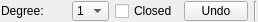
<?xml version="1.0" encoding="UTF-8"?>
<ui version="4.0" stdsetdef="1">
  <resources><include location="../../../res/extui/extui.qrc"/></resources><author></author>
  <comment></comment>
  <exportmacro></exportmacro>
  <class>QG_SplineOptions</class>
  <widget class="QWidget" name="QG_SplineOptions">
    <property name="geometry">
      <rect>
        <x>0</x>
        <y>0</y>
        <width>258</width>
        <height>22</height>
      </rect>
    </property>
    <property name="sizePolicy">
      <sizepolicy>
        <hsizetype>4</hsizetype>
        <vsizetype>5</vsizetype>
        <horstretch>0</horstretch>
        <verstretch>0</verstretch>
      </sizepolicy>
    </property>
    <property name="minimumSize">
      <size>
        <width>200</width>
        <height>22</height>
      </size>
    </property>
    <property name="maximumSize">
      <size>
        <width>400</width>
        <height>22</height>
      </size>
    </property>
    <property name="windowTitle">
      <string>Spline Options</string>
    </property>
    <layout class="QHBoxLayout">
      <property name="margin">
        <number>1</number>
      </property>
      <item>
        <widget class="QLabel" name="lDegree">
          <property name="sizePolicy">
            <sizepolicy>
              <hsizetype>5</hsizetype>
              <vsizetype>5</vsizetype>
              <horstretch>2</horstretch>
              <verstretch>0</verstretch>
            </sizepolicy>
          </property>
          <property name="text">
            <string>Degree:</string>
          </property>
          <property name="wordWrap">
            <bool>false</bool>
          </property>
        </widget>
      </item>
      <item>
        <widget class="QComboBox" name="cbDegree">
          <property name="sizePolicy">
            <sizepolicy>
              <hsizetype>1</hsizetype>
              <vsizetype>0</vsizetype>
              <horstretch>0</horstretch>
              <verstretch>0</verstretch>
            </sizepolicy>
          </property>
          <item>
            <property name="text">
              <string>1</string>
            </property>
          </item>
          <item>
            <property name="text">
              <string>2</string>
            </property>
          </item>
          <item>
            <property name="text">
              <string>3</string>
            </property>
          </item>
        </widget>
      </item>
      <item>
        <widget class="QCheckBox" name="cbClosed">
          <property name="text">
            <string>Closed</string>
          </property>
        </widget>
      </item>
      <item>
        <widget class="QToolButton" name="bUndo">
          <property name="sizePolicy">
            <sizepolicy>
              <hsizetype>1</hsizetype>
              <vsizetype>1</vsizetype>
              <horstretch>2</horstretch>
              <verstretch>0</verstretch>
            </sizepolicy>
          </property>
          <property name="text">
            <string>Undo</string>
          </property>
        </widget>
      </item>
      <item>
        <widget class="Line" name="sep1">
          <property name="sizePolicy">
            <sizepolicy>
              <hsizetype>0</hsizetype>
              <vsizetype>1</vsizetype>
              <horstretch>0</horstretch>
              <verstretch>0</verstretch>
            </sizepolicy>
          </property>
          <property name="frameShape">
            <enum>QFrame::VLine</enum>
          </property>
          <property name="frameShadow">
            <enum>QFrame::Sunken</enum>
          </property>
        </widget>
      </item>
    </layout>
  </widget>
  <layoutdefault spacing="6" margin="11"/>
  <connections>
    <connection>
      <sender>bUndo</sender>
      <signal>clicked()</signal>
      <receiver>QG_SplineOptions</receiver>
      <slot>undo()</slot>
    </connection>
    <connection>
      <sender>cbDegree</sender>
      <signal>activated(QString)</signal>
      <receiver>QG_SplineOptions</receiver>
      <slot>setDegree(QString)</slot>
    </connection>
    <connection>
      <sender>cbClosed</sender>
      <signal>toggled(bool)</signal>
      <receiver>QG_SplineOptions</receiver>
      <slot>setClosed(bool)</slot>
    </connection>
  </connections>
</ui>
